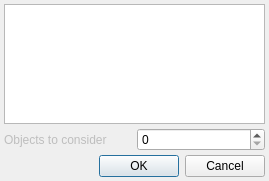
<?xml version="1.0" encoding="UTF-8"?>
<ui version="4.0">
 <class>dlgMeasureSelection</class>
 <widget class="QDialog" name="dlgMeasureSelection">
  <property name="geometry">
   <rect>
    <x>0</x>
    <y>0</y>
    <width>269</width>
    <height>181</height>
   </rect>
  </property>
  <property name="windowTitle">
   <string>Dissimilarity Measures</string>
  </property>
  <layout class="QGridLayout" name="gridLayout">
   <property name="leftMargin">
    <number>4</number>
   </property>
   <property name="topMargin">
    <number>4</number>
   </property>
   <property name="rightMargin">
    <number>4</number>
   </property>
   <property name="bottomMargin">
    <number>4</number>
   </property>
   <property name="spacing">
    <number>4</number>
   </property>
   <item row="1" column="1">
    <widget class="QSpinBox" name="sbContext"/>
   </item>
   <item row="2" column="0" colspan="2">
    <widget class="QDialogButtonBox" name="buttonBox">
     <property name="orientation">
      <enum>Qt::Horizontal</enum>
     </property>
     <property name="standardButtons">
      <set>QDialogButtonBox::Cancel|QDialogButtonBox::Ok</set>
     </property>
    </widget>
   </item>
   <item row="0" column="0" colspan="2">
    <widget class="QTableView" name="lvMeasures"/>
   </item>
   <item row="1" column="0">
    <widget class="QLabel" name="lbContext">
     <property name="enabled">
      <bool>false</bool>
     </property>
     <property name="text">
      <string>Objects to consider</string>
     </property>
    </widget>
   </item>
  </layout>
 </widget>
 <resources/>
 <connections>
  <connection>
   <sender>buttonBox</sender>
   <signal>rejected()</signal>
   <receiver>dlgMeasureSelection</receiver>
   <slot>reject()</slot>
   <hints>
    <hint type="sourcelabel">
     <x>127</x>
     <y>132</y>
    </hint>
    <hint type="destinationlabel">
     <x>127</x>
     <y>73</y>
    </hint>
   </hints>
  </connection>
 </connections>
</ui>
